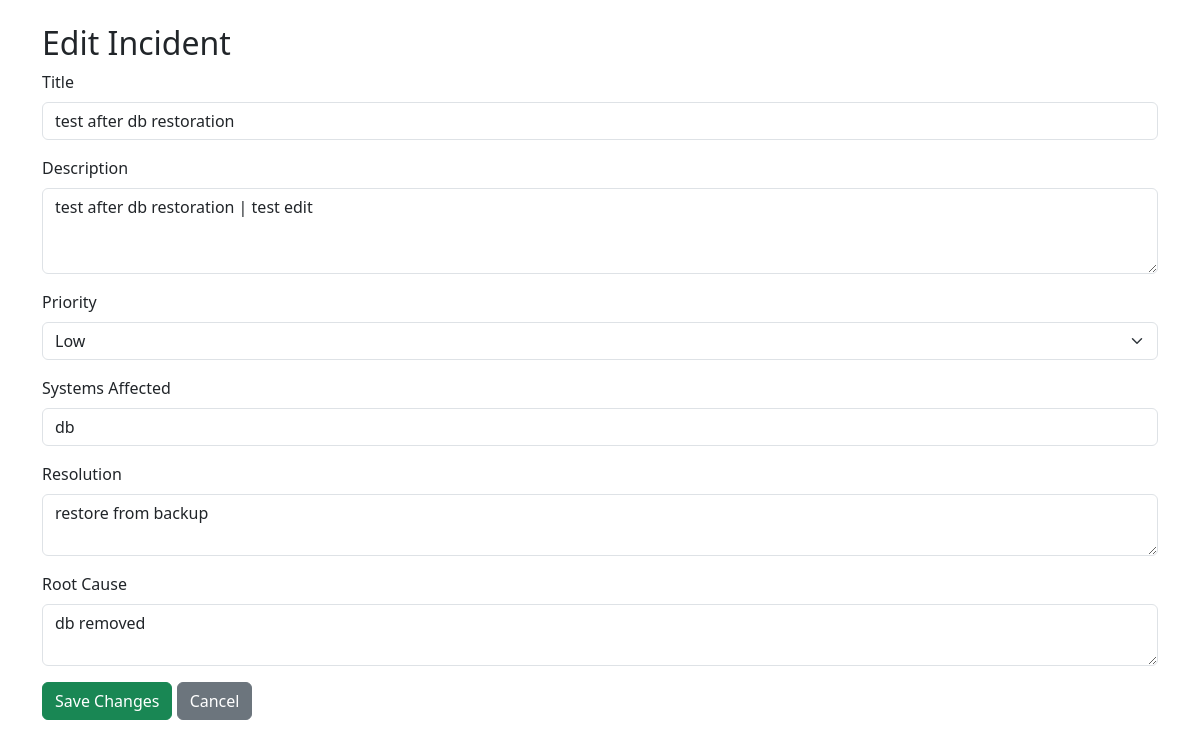
The page /edit/57 on the database its author committed.
### app.py (models this page shows)
class Incident(db.Model):
    id = db.Column(db.Integer, primary_key=True)
    title = db.Column(db.String(120), nullable=False)
    description = db.Column(db.Text, nullable=False)
    priority = db.Column(db.String(20), nullable=True)
    systems_affected = db.Column(db.String(200), nullable=True)
    resolution = db.Column(db.Text, nullable=True)
    root_cause = db.Column(db.Text, nullable=True)
    created_at = db.Column(db.DateTime, default=datetime.utcnow)
    updated_at = db.Column(db.DateTime, default=datetime.utcnow, onupdate=datetime.utcnow)

### app.py (the view, shortened to what this page needs)
@app.route('/edit/<int:incident_id>', methods=['GET', 'POST'])
def edit_incident(incident_id):
    incident = Incident.query.get_or_404(incident_id)
    return render_template('edit.html', incident=incident)

### templates/edit.html (shortened to what this page needs)
<!DOCTYPE html>
<html lang="en">
<head>
    <link rel="stylesheet" href="https://cdn.jsdelivr.net/npm/bootstrap@5.3.0/dist/css/bootstrap.min.css">
</head>
<body>
<div class="container mt-4">
    <h2>Edit Incident</h2>
    <form method="POST">
        <div class="mb-3">
            <label for="title" class="form-label">Title</label>
            <input type="text" class="form-control" name="title" id="title" value="{{ incident.title }}" required>
        </div>
        <div class="mb-3">
            <label for="description" class="form-label">Description</label>
            <textarea class="form-control" name="description" id="description" rows="3" required>{{ incident.description }}</textarea>
        </div>
        <div class="mb-3">
            <label for="priority" class="form-label">Priority</label>
            <select class="form-select" name="priority" id="priority">
                <option value="Low" {% if incident.priority == 'Low' %}selected{% endif %}>Low</option>
            </select>
        </div>
        <div class="mb-3">
            <label for="systems_affected" class="form-label">Systems Affected</label>
            <input type="text" class="form-control" name="systems_affected" id="systems_affected" value="{{ incident.systems_affected }}">
        </div>
        <div class="mb-3">
            <label for="resolution" class="form-label">Resolution</label>
            <textarea class="form-control" name="resolution" id="resolution" rows="2">{{ incident.resolution }}</textarea>
        </div>
        <div class="mb-3">
            <label for="root_cause" class="form-label">Root Cause</label>
            <textarea class="form-control" name="root_cause" id="root_cause" rows="2">{{ incident.root_cause }}</textarea>
        </div>
        <button type="submit" class="btn btn-success">Save Changes</button>
        <a href="{{ url_for('index') }}" class="btn btn-secondary">Cancel</a>
    </form>
</div>
</body>
</html>

### rows shown on the page
Incident: title "test after db restoration", description "test after db restoration | test edit", priority "Low", systems_affected "db", resolution "restore from backup", root_cause "db removed"
